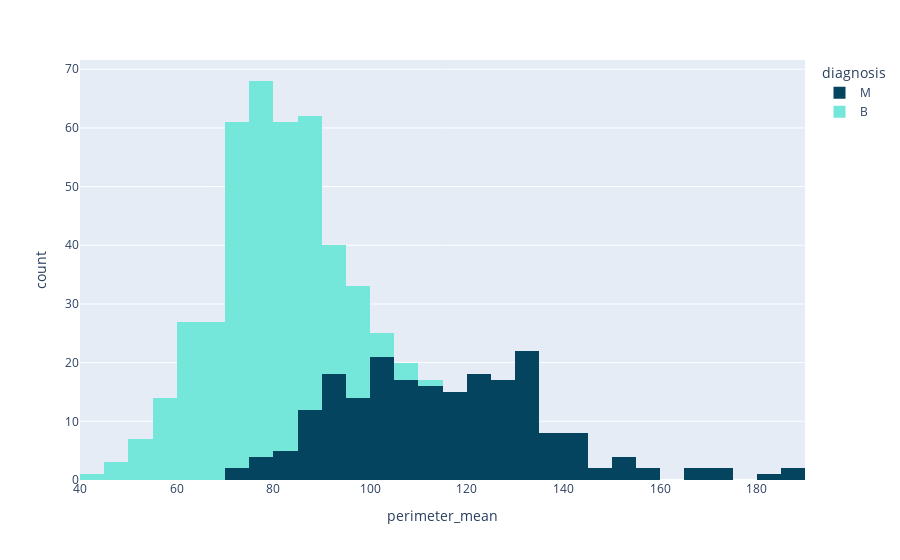

This figure's notebook cell:
### Code cell
px.histogram(data_frame=df,x='perimeter_mean',color='diagnosis',color_discrete_sequence=['#05445E','#75E6DA'])

### Figure 1 — Plotly figure (JSON) as saved in the notebook; plotly's stock layout.template omitted (floating-point values rounded to 4 significant figures; data arrays with more than 128 entries replaced by an {"elided": "..."} marker saying what was removed)
{"data": [{"bingroup": "x", "hovertemplate": "diagnosis=M<br>perimeter_mean=%{x}<br>count=%{y}<extra></extra>", "legendgroup": "M", "marker": {"color": "#05445E", "pattern": {"shape": ""}}, "name": "M", "orientation": "v", "showlegend": true, "type": "histogram", "x": {"elided": "212 float values"}, "xaxis": "x", "yaxis": "y"}, {"bingroup": "x", "hovertemplate": "diagnosis=B<br>perimeter_mean=%{x}<br>count=%{y}<extra></extra>", "legendgroup": "B", "marker": {"color": "#75E6DA", "pattern": {"shape": ""}}, "name": "B", "orientation": "v", "showlegend": true, "type": "histogram", "x": {"elided": "357 float values"}, "xaxis": "x", "yaxis": "y"}], "layout": {"barmode": "relative", "legend": {"title": {"text": "diagnosis"}, "tracegroupgap": 0}, "margin": {"t": 60}, "xaxis": {"anchor": "y", "domain": [0, 1], "title": {"text": "perimeter_mean"}}, "yaxis": {"anchor": "x", "domain": [0, 1], "title": {"text": "count"}}}}
